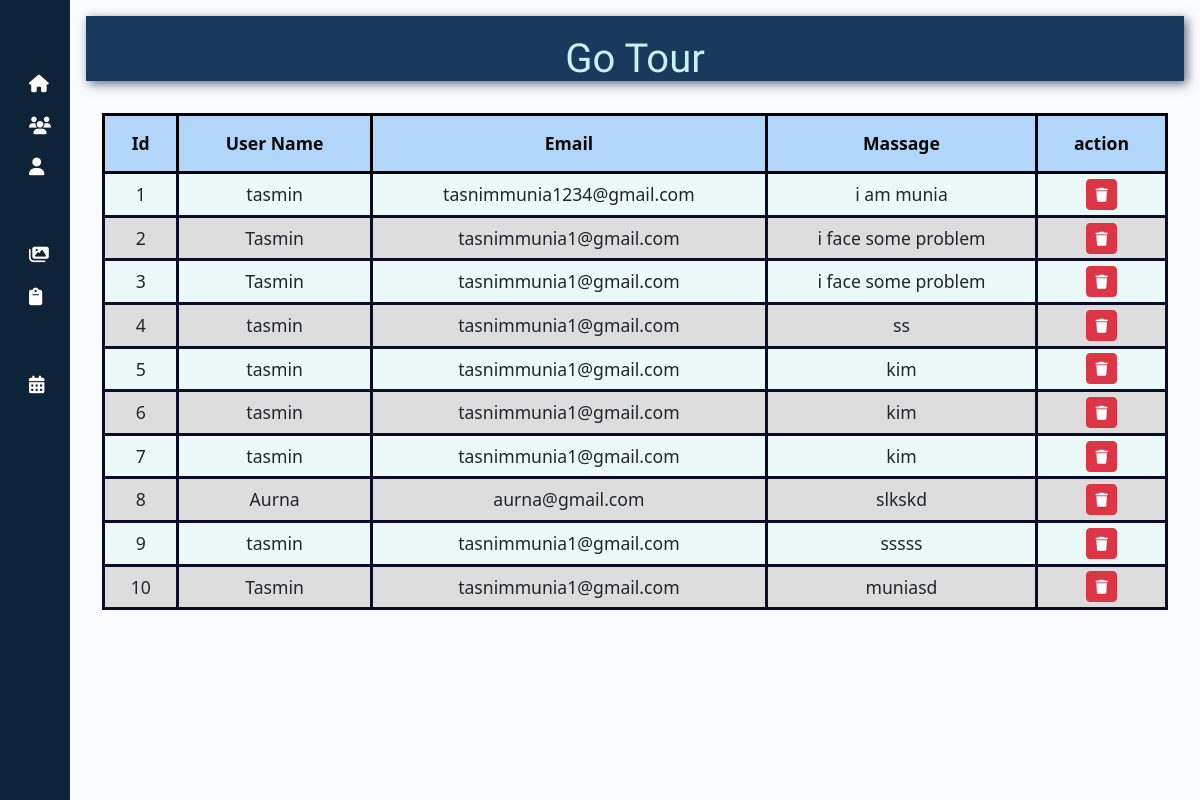
The app's page /admincontact.php with its own data.
### tables this page shows
CREATE TABLE `massage` (
  `msg_id` int(255) NOT NULL,
  `name` varchar(255) NOT NULL,
  `email` varchar(255) NOT NULL,
  `masg` varchar(255) NOT NULL
);

### admincontact.php (the view, shortened to what this page needs)
<?php
include 'database.php';
?>
<!DOCTYPE html>
<html lang="en">
<head>
    <link href="https://cdn.lineicons.com/4.0/lineicons.css" rel="stylesheet" />
    <link href="https://cdn.jsdelivr.net/npm/bootstrap@5.3.0-alpha3/dist/css/bootstrap.min.css" rel="stylesheet"
>
        <link rel="stylesheet" href="https://cdnjs.cloudflare.com/ajax/libs/font-awesome/6.6.0/css/all.min.css">
        <link rel="stylesheet" href="https://cdn.datatables.net/2.1.5/css/dataTables.dataTables.min.css">
        <link rel="stylesheet" href="asset/managecontact.css">
    <link rel="stylesheet" href="asset/navbar.css">
</head>
<body>
    <div class="wrapper">
    <aside id="sidebar">
            <div class="d-flex">
                <button class="toggle-btn" type="button">
                </button>
            </div>
            <ul class="sidebar-nav">
            <li class="sidebar-item">
                    <a href="admin_dashbord.php" class="sidebar-link">
                    <i class="fa-solid fa-house"></i>
                    </a>
                </li>
                <li class="sidebar-item">
                    <a href="users_list.php" class="sidebar-link">
                    <i class="fa-solid fa-users"></i>
                    </a>
                </li>
                <li class="sidebar-item">
                    <a href="aprofile.php" class="sidebar-link">
                        <i class="fa-solid fa-user"></i>
                    </a>
                </li>
                <li class="sidebar-item">
    <a href="#" class="sidebar-link collapsed has-dropdown" data-bs-toggle="collapse"
        data-bs-target="#managePackage" aria-expanded="false" aria-controls="managePackage">
    </a>
</li>
<li class="sidebar-item">
    <a href="#" class="sidebar-link collapsed has-dropdown" data-bs-toggle="collapse"
        data-bs-target="#manageGallery" aria-expanded="false" aria-controls="manageGallery">
        <i class="fa-solid fa-images"></i>
    </a>
</li>
                <li class="sidebar-item">
                    <a href="adminreview.php" class="sidebar-link">
                    <i class="fa-solid fa-clipboard"></i>
                    </a>
                </li>
                <li class="sidebar-item">
                    <a href="admincontact.php" class="sidebar-link">
                    </a>
                </li>
                <li class="sidebar-item">
                    <a href="managebook.php" class="sidebar-link">
                    <i class="fa-solid fa-calendar-days"></i>
                    </a>
                </li>
            </ul>
            <div class="sidebar-footer">
                <a href="adminlogout.php" class="sidebar-link">
                </a>
            </div>
        </aside>
        <div class="main p-3">
            <div class="text-center">
  <nav class="navbar sticky-top navbar-expand-lg">
    <div class="logo">Go Tour</div>
</nav>
<section class="display-package-table">
    <table id="myTable">
         <thead>
<th>Id</th>
<th>User Name</th>
<th>Email</th>
<th>Massage</th>
<th>action</th>
</thead>
<tbody>
         <?php
            $select_massages = mysqli_query($conn, "SELECT * FROM `massage`");
            if(mysqli_num_rows($select_massages) > 0){
                $s1=1;
               while($row = mysqli_fetch_assoc($select_massages)){
         ?>
         <tr>
            <td><?php echo $s1; ?></td>
            <td><?php echo $row['name']; ?></td>
            <td><?php echo $row['email']; ?></td>
            <td><?php echo $row['masg']; ?></td>
            <td>
               <a href="admincontact.php?delete=<?php echo $row['msg_id']; ?>" class="btn btn-sm btn-danger" onclick="return confirm('are your sure you want to delete this?');"> <i  class="fas fa-trash"></i></a><br>
               </td>
         </tr>
         <?php
         $s1++;
            };
            }
            else{
               echo "<div class='empty'>No photo added</div>";
            };
         ?>
      </tbody>
    </table>
   </section>
            </div>
        </div>
    </div>
</body>
</html>

### asset/managecontact.css (style rules this page uses)
a { text-decoration: none; }
li { list-style: none; }
.wrapper { display: flex; }
.main { min-height: 100vh; width: 100%; overflow: hidden; transition: all 0.35s ease-in-out; background-color: #fafbfe; }
#sidebar { width: 70px; min-width: 70px; z-index: 1000; transition: all .25s ease-in-out; background-color: #0e2238; display: flex; flex-direction: column; }
.toggle-btn { background-color: transparent; cursor: pointer; border: 0; padding: 1rem 1.5rem; }
.sidebar-nav { padding: 2rem 0; flex: 1 1 auto; }
a.sidebar-link { padding: .625rem 1.625rem; color: #FFF; display: block; font-size: 0.9rem; white-space: nowrap; border-left: 3px solid transparent; }
.sidebar-link i { font-size: 1.1rem; margin-right: .75rem; }
.sidebar-item { position: relative; }
section { padding: 1rem; }
.display-package-table table { text-align: center; width: 100%; margin-top: 1rem; border-radius: 1rem; }
.display-package-table table th { background-color: rgb(178, 213, 250); padding: 16px; color: rgb(8, 8, 8); border: solid black; }
.display-package-table thead th { padding: .9rem; }
.display-package-table table tr { border: solid rgb(12, 12, 41); font-size: 1.1rem; background-color: rgb(236, 249, 249); }
.display-package-table table tr td { border: solid rgb(12, 12, 41); padding: .3rem; }
.display-package-table table tr:nth-child(even) { background-color:rgb(222, 221, 221); }

### asset/navbar.css (style rules this page uses)
* { box-sizing: border-box; margin: 0; padding: 0; }
body, html { margin: 0; padding: 0; display: grid; }
.navbar { display: flex; flex-flow: row wrap; width: 100%; height: 65px; background-color: #183a5d; box-shadow: 3px 3px 10px rgb(98, 111, 125); align-items: center; justify-content: center; position: sticky; top: 0; z-index: 10000; }
.logo { flex: 1; font-size: 40px; padding: 5px; text-align: center; font-family: Satisfy; color: #c5f3ed; }

### records on screen
massage: name "tasmin", email "tasnimmunia1234@gmail.com", masg "i am munia"
massage: name "Tasmin", email "tasnimmunia1@gmail.com", masg "i face some problem"
massage: name "Tasmin", email "tasnimmunia1@gmail.com", masg "i face some problem"
massage: name "tasmin", email "tasnimmunia1@gmail.com", masg "ss"
massage: name "tasmin", email "tasnimmunia1@gmail.com", masg "kim"
massage: name "tasmin", email "tasnimmunia1@gmail.com", masg "kim"
massage: name "tasmin", email "tasnimmunia1@gmail.com", masg "kim"
massage: name "Aurna", email "aurna@gmail.com", masg "slkskd"
massage: name "tasmin", email "tasnimmunia1@gmail.com", masg "sssss"
massage: name "Tasmin", email "tasnimmunia1@gmail.com", masg "muniasd"
